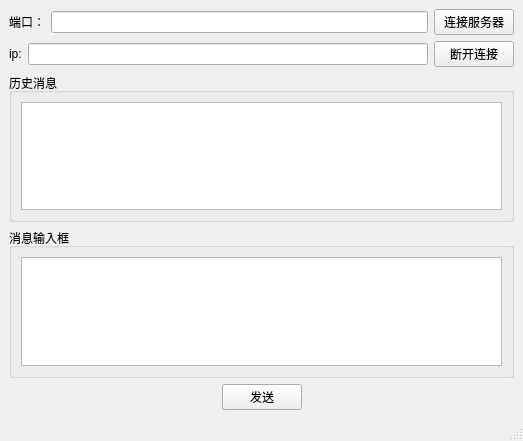
<?xml version="1.0" encoding="UTF-8"?>
<ui version="4.0">
 <class>Client</class>
 <widget class="QMainWindow" name="Client">
  <property name="geometry">
   <rect>
    <x>0</x>
    <y>0</y>
    <width>523</width>
    <height>441</height>
   </rect>
  </property>
  <property name="windowTitle">
   <string>Client</string>
  </property>
  <widget class="QWidget" name="centralwidget">
   <layout class="QVBoxLayout" name="verticalLayout">
    <item>
     <layout class="QHBoxLayout" name="horizontalLayout">
      <item>
       <widget class="QLabel" name="label">
        <property name="text">
         <string>端口：</string>
        </property>
       </widget>
      </item>
      <item>
       <widget class="QLineEdit" name="port"/>
      </item>
      <item>
       <widget class="QPushButton" name="connectServer">
        <property name="text">
         <string>连接服务器</string>
        </property>
       </widget>
      </item>
     </layout>
    </item>
    <item>
     <layout class="QHBoxLayout" name="horizontalLayout_2">
      <item>
       <widget class="QLabel" name="label_2">
        <property name="text">
         <string>ip:</string>
        </property>
       </widget>
      </item>
      <item>
       <widget class="QLineEdit" name="ip"/>
      </item>
      <item>
       <widget class="QPushButton" name="disconnect">
        <property name="text">
         <string>断开连接</string>
        </property>
       </widget>
      </item>
     </layout>
    </item>
    <item>
     <widget class="QGroupBox" name="groupBox">
      <property name="title">
       <string>历史消息</string>
      </property>
      <layout class="QGridLayout" name="gridLayout">
       <item row="0" column="0">
        <widget class="QTextEdit" name="record"/>
       </item>
      </layout>
     </widget>
    </item>
    <item>
     <widget class="QGroupBox" name="groupBox_2">
      <property name="title">
       <string>消息输入框</string>
      </property>
      <layout class="QGridLayout" name="gridLayout_2">
       <item row="0" column="0">
        <widget class="QTextEdit" name="msg"/>
       </item>
      </layout>
     </widget>
    </item>
    <item>
     <layout class="QHBoxLayout" name="horizontalLayout_3">
      <item>
       <spacer name="horizontalSpacer">
        <property name="orientation">
         <enum>Qt::Horizontal</enum>
        </property>
        <property name="sizeHint" stdset="0">
         <size>
          <width>40</width>
          <height>20</height>
         </size>
        </property>
       </spacer>
      </item>
      <item>
       <widget class="QPushButton" name="send">
        <property name="text">
         <string>发送</string>
        </property>
       </widget>
      </item>
      <item>
       <spacer name="horizontalSpacer_2">
        <property name="orientation">
         <enum>Qt::Horizontal</enum>
        </property>
        <property name="sizeHint" stdset="0">
         <size>
          <width>40</width>
          <height>20</height>
         </size>
        </property>
       </spacer>
      </item>
     </layout>
    </item>
   </layout>
  </widget>
  <widget class="QMenuBar" name="menubar">
   <property name="geometry">
    <rect>
     <x>0</x>
     <y>0</y>
     <width>523</width>
     <height>26</height>
    </rect>
   </property>
  </widget>
  <widget class="QStatusBar" name="statusbar"/>
 </widget>
 <resources/>
 <connections/>
</ui>
